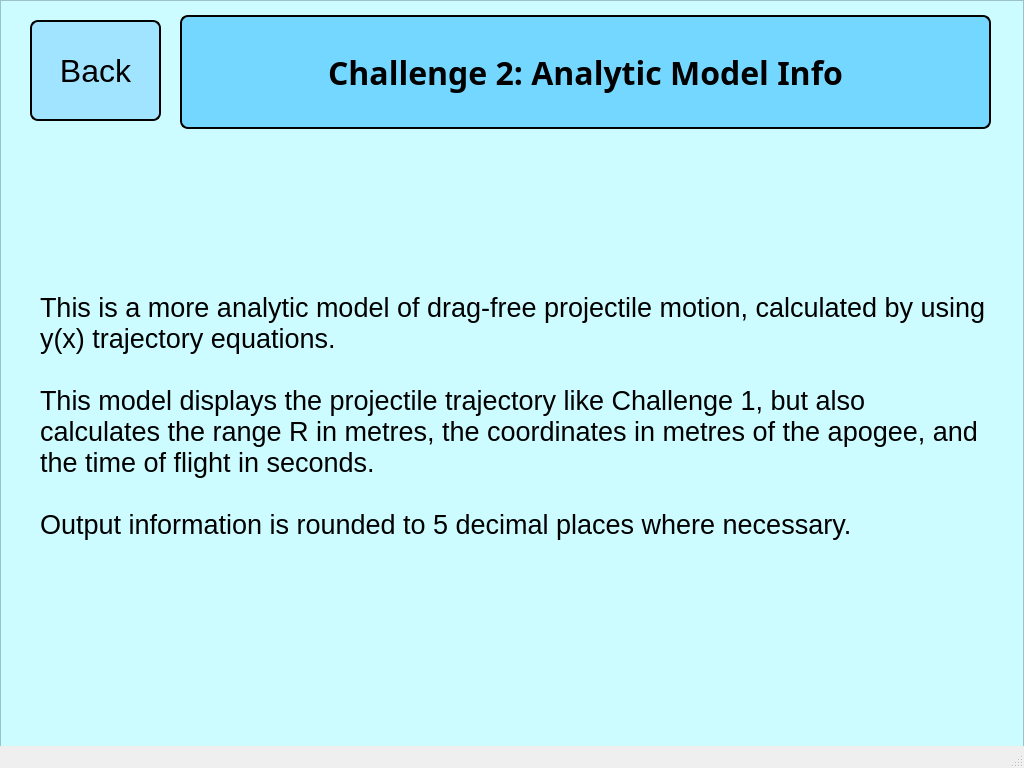
<?xml version="1.0" encoding="UTF-8"?>
<ui version="4.0">
 <class>MainWindow</class>
 <widget class="QMainWindow" name="MainWindow">
  <property name="geometry">
   <rect>
    <x>0</x>
    <y>0</y>
    <width>1024</width>
    <height>768</height>
   </rect>
  </property>
  <property name="windowTitle">
   <string>MainWindow</string>
  </property>
  <widget class="QWidget" name="centralwidget">
   <widget class="QWidget" name="verticalLayoutWidget_2">
    <property name="geometry">
     <rect>
      <x>180</x>
      <y>15</y>
      <width>811</width>
      <height>114</height>
     </rect>
    </property>
    <layout class="QVBoxLayout" name="verticalLayout_2">
     <item>
      <widget class="QLabel" name="challengeTitleLabel">
       <property name="font">
        <font>
         <family>Lucida Handwriting</family>
         <pointsize>24</pointsize>
         <weight>75</weight>
         <italic>false</italic>
         <bold>true</bold>
         <kerning>true</kerning>
        </font>
       </property>
       <property name="autoFillBackground">
        <bool>false</bool>
       </property>
       <property name="styleSheet">
        <string notr="true">QLabel {
	border: 2px solid;
	border-radius: 8px;
	background-color: #73d7ff;
}</string>
       </property>
       <property name="text">
        <string>Challenge 2: Analytic Model Info</string>
       </property>
       <property name="scaledContents">
        <bool>true</bool>
       </property>
       <property name="alignment">
        <set>Qt::AlignCenter</set>
       </property>
       <property name="wordWrap">
        <bool>true</bool>
       </property>
      </widget>
     </item>
    </layout>
   </widget>
   <widget class="QFrame" name="frame">
    <property name="geometry">
     <rect>
      <x>0</x>
      <y>0</y>
      <width>1024</width>
      <height>768</height>
     </rect>
    </property>
    <property name="styleSheet">
     <string notr="true">QFrame {
	background-color: #ccfcff
}</string>
    </property>
    <property name="frameShape">
     <enum>QFrame::StyledPanel</enum>
    </property>
    <property name="frameShadow">
     <enum>QFrame::Raised</enum>
    </property>
    <widget class="QPushButton" name="backButton">
     <property name="geometry">
      <rect>
       <x>30</x>
       <y>20</y>
       <width>131</width>
       <height>101</height>
      </rect>
     </property>
     <property name="font">
      <font>
       <family>Meiryo UI</family>
       <pointsize>24</pointsize>
      </font>
     </property>
     <property name="styleSheet">
      <string notr="true">QPushButton {
	border: 2px solid;
	border-radius: 8px;
	background-color: #a1e4ff;
}</string>
     </property>
     <property name="text">
      <string>Back</string>
     </property>
     <property name="checkable">
      <bool>true</bool>
     </property>
    </widget>
    <widget class="QLabel" name="label">
     <property name="geometry">
      <rect>
       <x>40</x>
       <y>150</y>
       <width>951</width>
       <height>531</height>
      </rect>
     </property>
     <property name="font">
      <font>
       <family>Meiryo UI</family>
       <pointsize>20</pointsize>
      </font>
     </property>
     <property name="text">
      <string>This is a more analytic model of drag-free projectile motion, calculated by using y(x) trajectory equations.

This model displays the projectile trajectory like Challenge 1, but also calculates the range R in metres, the coordinates in metres of the apogee, and the time of flight in seconds.

Output information is rounded to 5 decimal places where necessary.</string>
     </property>
     <property name="wordWrap">
      <bool>true</bool>
     </property>
    </widget>
   </widget>
   <zorder>frame</zorder>
   <zorder>verticalLayoutWidget_2</zorder>
  </widget>
  <widget class="QMenuBar" name="menubar">
   <property name="geometry">
    <rect>
     <x>0</x>
     <y>0</y>
     <width>1024</width>
     <height>26</height>
    </rect>
   </property>
  </widget>
  <widget class="QStatusBar" name="statusbar"/>
 </widget>
 <resources/>
 <connections/>
</ui>
